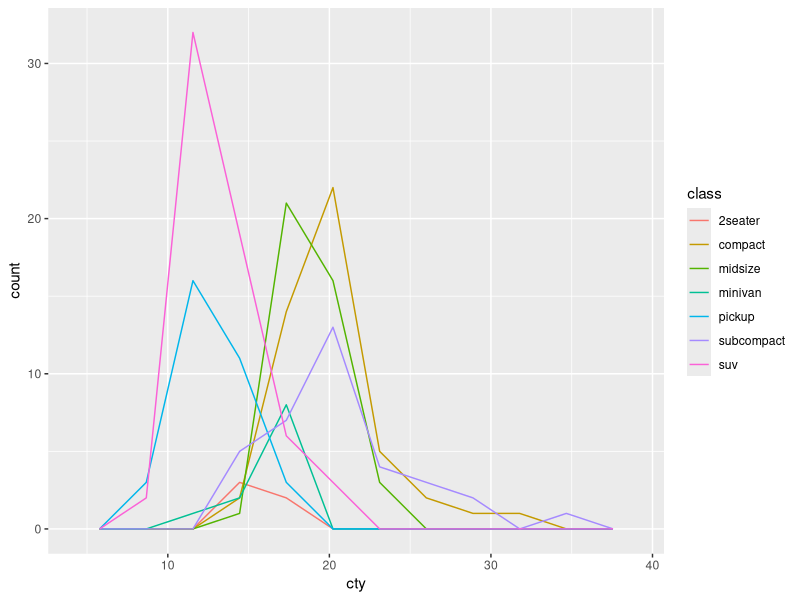
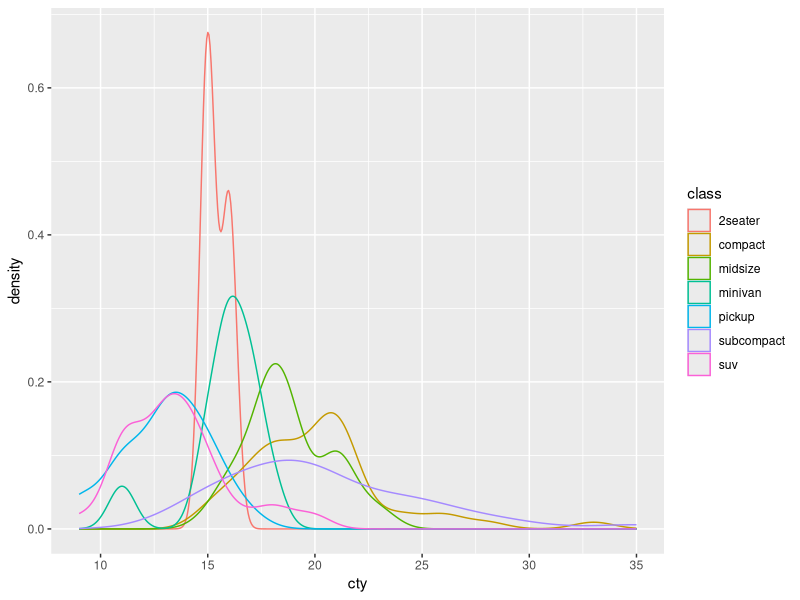
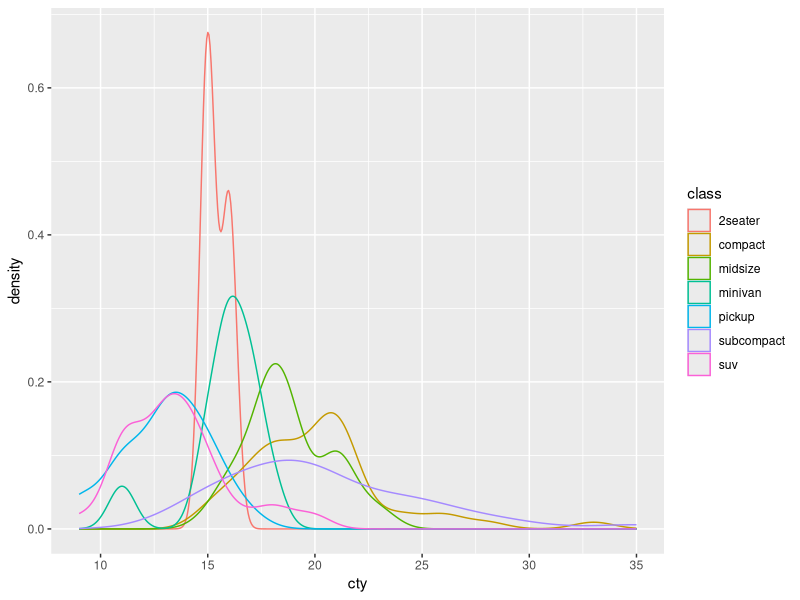
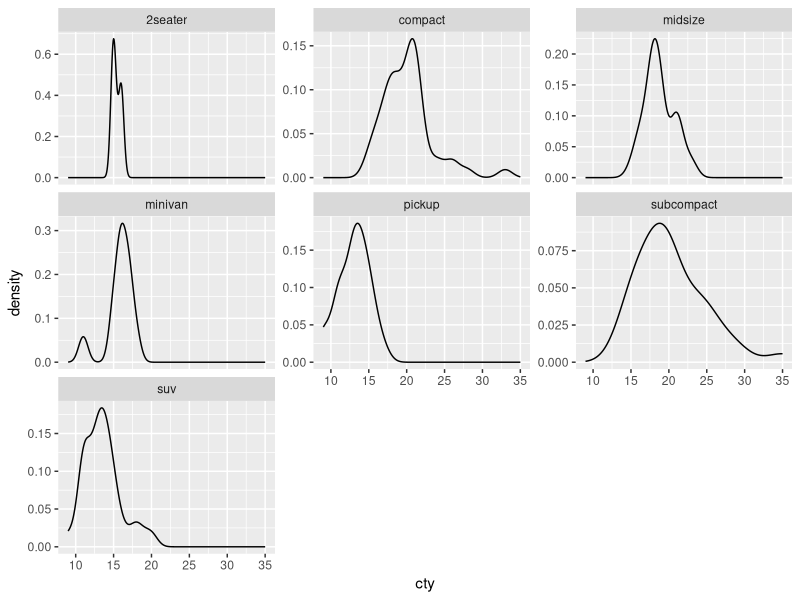
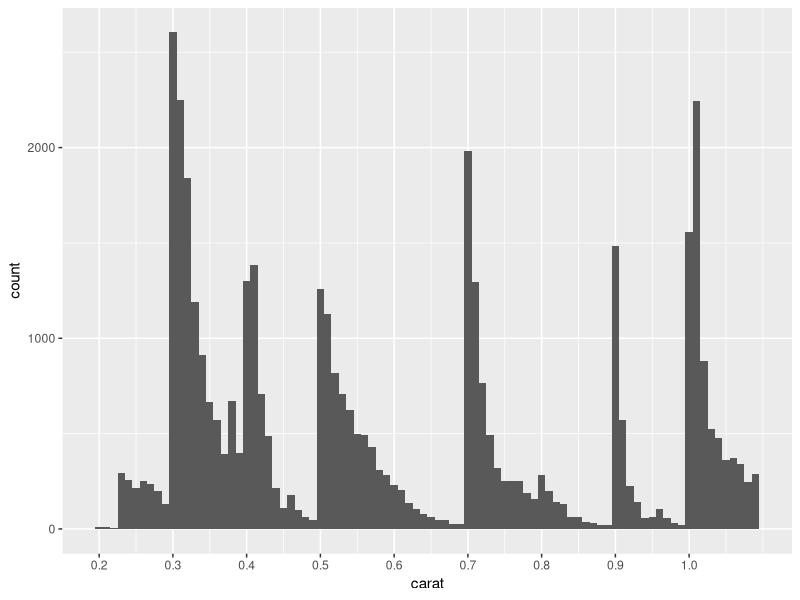

Write R code to recreate these figures, in order.
## ---- chunk 1
# knitr options
knitr::opts_chunk$set(echo = TRUE)
## ---- chunk 2
library(tidyverse)

## ---- chunk 3
## NOTE: No need to modify
mpg %>%
  ggplot(aes(cty, color = class)) +
  geom_freqpoly(bins = 10)
## ---- chunk 4
## NOTE: No need to modify
mpg %>%
  ggplot(aes(cty, color = class)) +
  geom_density()
## ---- chunk 5
# task-begin
mpg %>%
  ggplot(aes(cty, color = class)) +
  geom_density()
# task-end
# solution-begin
mpg %>%
  ggplot(aes(cty)) +
  geom_density() +
  facet_wrap(~class, scales = "free_y")
# solution-end
## ---- chunk 6
diamonds %>% 
  filter(carat < 1.1) %>% 
  
  ggplot(aes(carat)) +
  geom_histogram(binwidth = 0.01, boundary = 0.005) +
  scale_x_continuous(
    breaks = seq(0, 1, by = 0.1)
    
  )
